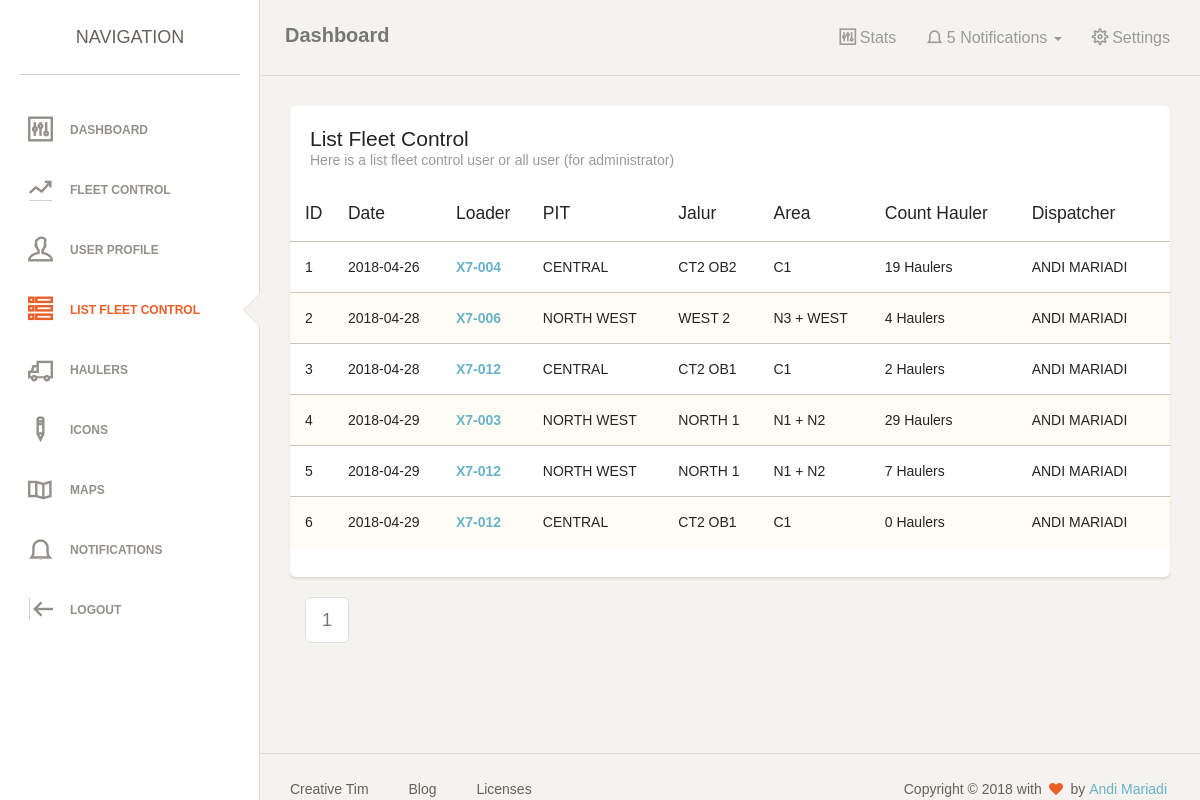
The page /index.php?list (signed in) on the database as committed earlier.
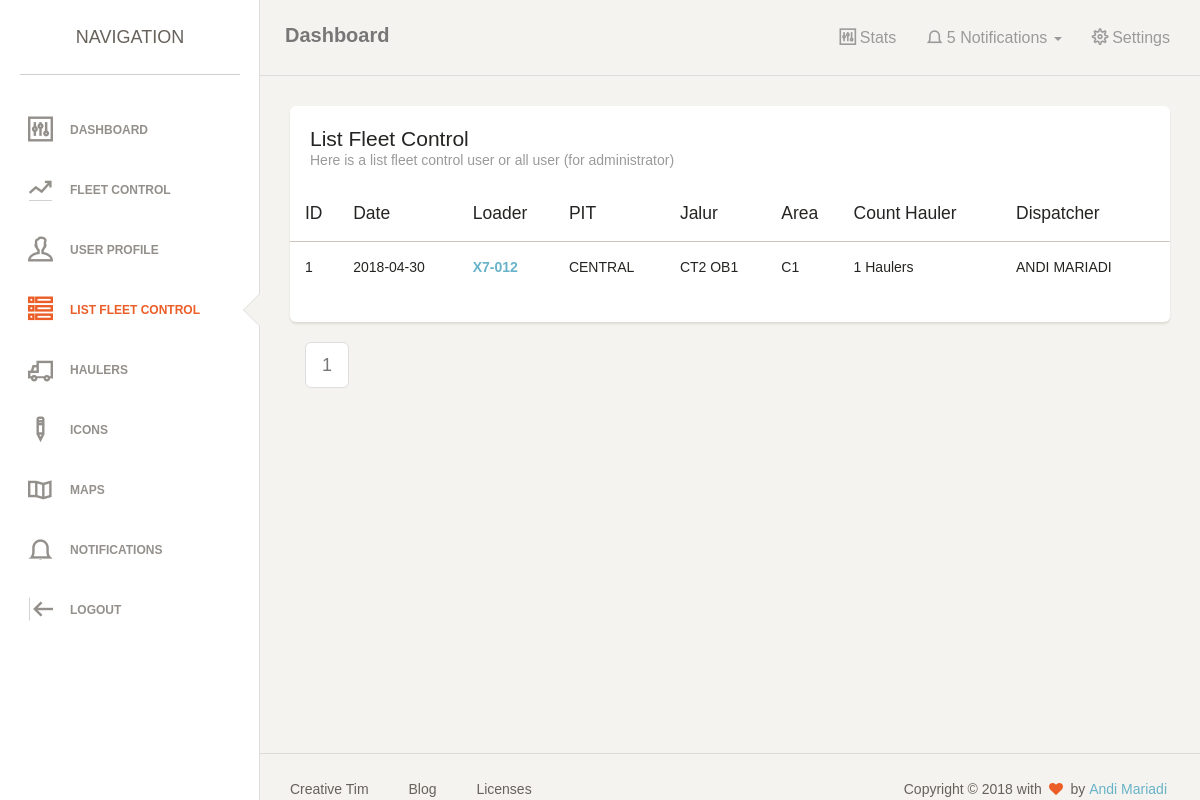
The same page on the database as committed later.
### tables this page shows
CREATE TABLE IF NOT EXISTS `set_fleet` (
`id` int(20) NOT NULL,
  `date` date NOT NULL,
  `time` time NOT NULL,
  `shift` int(11) NOT NULL,
  `cn_loader` varchar(10) NOT NULL,
  `speed` float NOT NULL,
  `status` int(10) NOT NULL,
  `pit` int(10) NOT NULL,
  `jalur` int(10) NOT NULL,
  `area` int(10) NOT NULL,
  `material` int(10) NOT NULL,
  `disposal` varchar(100) NOT NULL,
  `coal_seam` varchar(10) NOT NULL,
  `coal_series` varchar(10) NOT NULL,
  `spv` varchar(100) NOT NULL,
  `gl_front` varchar(100) NOT NULL,
  `gl_disp` varchar(100) NOT NULL,
  `distance` int(10) NOT NULL,
  `refid` int(100) NOT NULL
);

CREATE TABLE IF NOT EXISTS `enum` (
`id` int(10) NOT NULL,
  `name` varchar(100) NOT NULL,
  `type` varchar(50) NOT NULL,
  `refid` int(10) NOT NULL
);

### system/crud.php (called while the page is built, shortened)
<?php
class crud
{
	private $server = 'localhost';
	private $user = 'root';
	private $pass = '';
	private $database = 'fleet_control';
	public $connection;
	function __construct() {
		$this->connection = new mysqli($this->server, $this->user, $this->pass, $this->database);
	}
	public function query($sql='')
	{
		$query = $this->connection->query($sql) or die ($this->connection->error);
	    return $query;
	}
	public function get_paging_info($tot_rows,$pp,$curr_page) {
	    $pages = ceil($tot_rows / $pp);
	    $data = array();
	    $data['si']        = ($curr_page * $pp) - $pp;
	    $data['pages']     = $pages;
	    $data['curr_page'] = $curr_page;
	    return $data;
	}
}
?>

### page/list_fleet_user.php (the view, shortened to what the changed rows need)
<?php
$id = addslashes($_SESSION['iduser']);
$p = $pit;
?>
<div class="content">
            <div class="container-fluid">
                <div class="row">
                    <div class="col-md-12">
                        <div class="card">
                            <div class="content table-responsive table-full-width">
                                <table class="table table-striped">
                                    <thead>
                                        <th>ID</th>
                                        <th>Date</th>
                                    	<th>Loader</th>
                                    	<th>PIT</th>
                                    	<th>Jalur</th>
                                    	<th>Area</th>
                                        <th>Count Hauler</th>
                                        <th>Dispatcher</th>
                                    </thead>
                                    <tbody>
                                    <?php
                                    $no = 0;
                                        $p = empty($p) ? 1 : $p;
                                        $per_page = 10;
                                        $start = ($p - 1) * $per_page;
                                        $sql = "SELECT `set_fleet`.*, `jalur`.`name` as `jalur`, `pit`.`name` as `pit`, `area`.`name` as `area`, `first_name`, `last_name`,
                                         (SELECT count(`cn_hauler`) FROM `master_fleet` WHERE `master_fleet`.`id_fleet` = `set_fleet`.`id`) as `count_dt`
                                         FROM `dispatch_fleet` LEFT JOIN `set_fleet` ON `dispatch_fleet`.`id_fleet`  = `set_fleet`.`id`
                                        LEFT JOIN `enum` as `pit` ON `set_fleet`.`pit` = `pit`.`id`
                                        LEFT JOIN `enum` as `jalur` ON `set_fleet`.`jalur` = `jalur`.`id`
                                        LEFT JOIN `enum` as `area` ON `set_fleet`.`area` = `area`.`id`
                                        LEFT JOIN `dispatcher` ON `dispatch_fleet`.`id_dispatch` = `dispatcher`.`id`
                                        WHERE `id_dispatch` = '{$id}' AND `set_fleet`.`id` != '' ORDER BY `set_fleet`.`id` ASC";
                                        $sql_limit = $sql . " LIMIT $start, $per_page";
                                        $total = mysqli_num_rows($db->query($sql));
                                        $page_total =  ceil($total / $per_page);
                                        $sql = $db->query($sql_limit);
                                        while ($data = mysqli_fetch_assoc($sql)) {
                                            $no++;
                                    ?>
                                        <tr>
                                        	<td><?php echo $no; ?></td>
                                            <td><?php echo $data['date']; ?></td>
                                        	<td><strong><a href="?detail&<?php echo $data['id']; ?>"><?php echo $data['cn_loader']; ?></a></strong></td>
                                        	<td><?php echo $data['pit']; ?></td>
                                        	<td><?php echo $data['jalur']; ?></td>
                                        	<td><?php echo $data['area']; ?></td>
                                            <td><?php echo $data['count_dt']; ?> Haulers</td>
                                            <td><?php echo $data['first_name'] . ' ' . $data['last_name']; ?></td>
                                        </tr>
                                        <?php } ?>
                                    </tbody>
                                </table>
                            </div>
                            <div class="col-md-12">
                                        <nav aria-label="...">
                                            <ul class="pagination pagination-lg">
                                              <?php
                                               $paging_info = $db->get_paging_info($page_total,1,$p);
                                               ?>
                                                  <?php
                                                      $max = 7;
                                                      if($paging_info['curr_page'] < $max)
                                                          $sp = 1;
                                                      elseif($paging_info['curr_page'] >= ($paging_info['pages'] - floor($max / 2)) )
                                                          $sp = $paging_info['pages'] - $max + 1;
                                                      elseif($paging_info['curr_page'] >= $max)
                                                          $sp = $paging_info['curr_page']  - floor($max/2);
                                                  ?>
                                                  <?php for($i = $sp; $i <= ($sp + $max -1);$i++) : ?>
                                                      <?php
                                                          if($i > $paging_info['pages'])
                                                              continue;
                                                      ?>
                                                      <?php if($paging_info['curr_page'] == $i) : ?>
                                                          <li class="page-item disabled"><a href="#" class="page-link"><?php echo $i; ?></a></li>
                                                      <?php else : ?>
                                                          <li class="page-item"><a href='?hauler&<?php echo $i;?>' title='Page <?php echo $i; ?>' class="page-link"><?php echo $i; ?></a></li>
                                                      <?php endif; ?>
                                                  <?php endfor; ?>
                                            </ul>
                                          </nav>
                            </div>
                        </div>
                    </div>
                </div>
            </div>
</div>

Rows that differ between the two databases and show on the page:
removed set_fleet: date "2018-04-26", cn_loader "X7-004", enum.name "CENTRAL", enum.name "CT2 OB2", enum.name "C1", count_dt "19", first_name "ANDI", last_name "MARIADI"
removed set_fleet: date "2018-04-28", cn_loader "X7-006", enum.name "NORTH WEST", enum.name "WEST 2", enum.name "N3 + WEST", count_dt "4", first_name "ANDI", last_name "MARIADI"
removed set_fleet: date "2018-04-28", cn_loader "X7-012", enum.name "CENTRAL", enum.name "CT2 OB1", enum.name "C1", count_dt "2", first_name "ANDI", last_name "MARIADI"
removed set_fleet: date "2018-04-29", cn_loader "X7-003", enum.name "NORTH WEST", enum.name "NORTH 1", enum.name "N1 + N2", count_dt "29", first_name "ANDI", last_name "MARIADI"
removed set_fleet: date "2018-04-29", cn_loader "X7-012", enum.name "NORTH WEST", enum.name "NORTH 1", enum.name "N1 + N2", count_dt "7", first_name "ANDI", last_name "MARIADI"
removed set_fleet: date "2018-04-29", cn_loader "X7-012", enum.name "CENTRAL", enum.name "CT2 OB1", enum.name "C1", count_dt "0", first_name "ANDI", last_name "MARIADI"
now on this page (row edited): set_fleet: date "2018-04-30", cn_loader "X7-012", enum.name "CENTRAL", enum.name "CT2 OB1", enum.name "C1", count_dt "1", first_name "ANDI", last_name "MARIADI"
